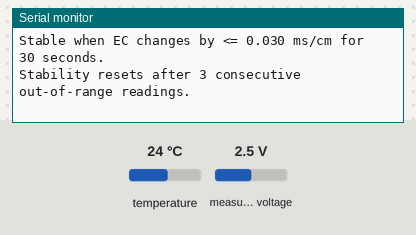
A sketch run on a simulated ESP32. Parts: the last lines printed to the serial monitor. The inputs (shaded band) are chosen by the test bench; at power-on: temperature 24 °C, measured voltage 2.5 V. EEPROM starts erased.

Above: at 2.2 s.
2.3 s: temperature set to 12 °C
At 3.6 s:
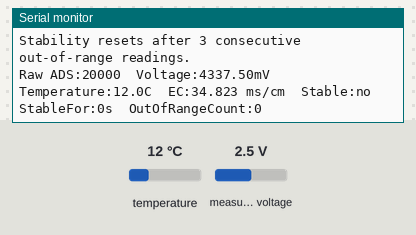
5.8 s: measured voltage set to 0.1 V
At 7.1 s:
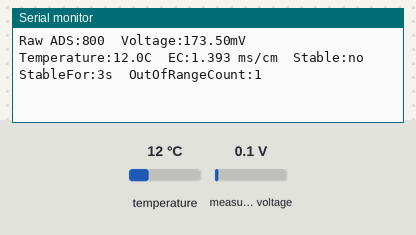
7.3 s: temperature set to 19 °C
At 8.4 s:
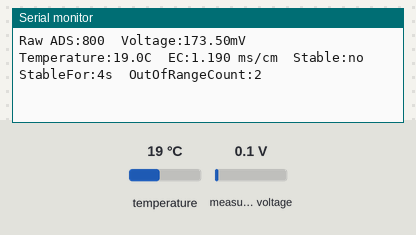
8.8 s: measured voltage set to 1.2 V
At 9.7 s:
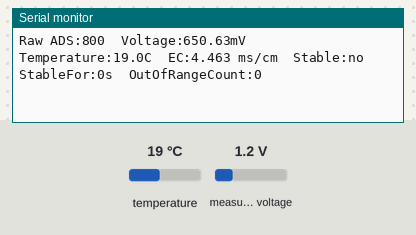
Timing chart, 0 to 11.3 s (numbered marks = the images above; inputs shaded):
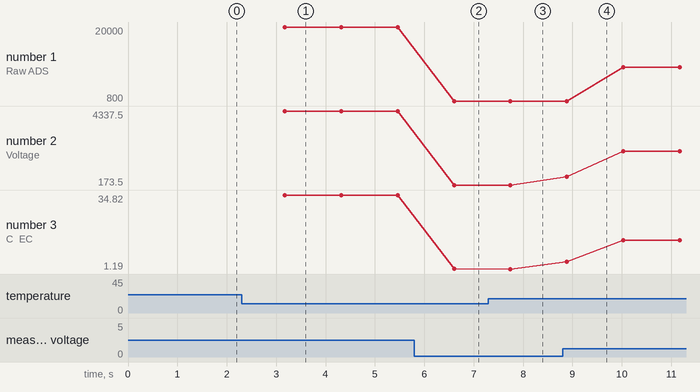

The sketch:

dfrobot_gravity_ec_meter_test.ino
```cpp
#include <Wire.h>
#include <Adafruit_ADS1X15.h>
#include <DallasTemperature.h>
#include "DFRobot_EC.h"
#include <EEPROM.h>
#include <OneWire.h>

/*
  DFRobot Gravity Analog Electrical Conductivity Sensor calibration test
  Source guide: https://wiki.dfrobot.com/dfr0300/docs/20349
  Analog isolator guide: https://wiki.dfrobot.com/dfr0504/docs/19034

  Wiring:
    EC board +       -> Analog isolator SEN +
    EC board -       -> Analog isolator SEN -
    EC board A       -> Analog isolator SEN A
    Isolator MCU +   -> 5V
    Isolator MCU -   -> system GND
    Isolator MCU A   -> voltage divider -> ADS1115 A1
    ADS1115 SDA      -> ESP32 GPIO21
    ADS1115 SCL      -> ESP32 GPIO22
    ADS1115 VDD      -> ESP32 3.3V
    DS18B20 data     -> ESP32 GPIO27 with 4.7k pull-up to 3.3V
    DS18B20 VDD      -> ESP32 3.3V
    DS18B20 GND      -> system GND

  The isolator is needed when EC and pH probes are in the same container.
  Do not connect SEN-side GND to MCU/system GND; that defeats the isolation.

  The isolator MCU-side output can reach 5V. Since the ADS1115 is powered from
  3.3V, do not connect the isolator analog output directly to ADS1115 A1.

  Recommended divider:
    Isolator MCU A -> 10k resistor -> 4.7k resistor -> ADS1115 A1
    ADS1115 A1     -> 20k resistor -> GND

  This scales 5V down to about 2.88V. The code multiplies the ADS reading back up
  before giving it to the DFRobot EC library.

  Calibration:
    1. Open Serial Monitor at 115200 baud, line ending: Both NL & CR.
    2. Rinse the probe with distilled water and blot off water drops.
    3. Put the probe in 1413us/cm buffer. Stir gently and wait for a stable reading.
    4. Send: enterec
    5. Send: calec
    6. Send: exitec
       The calibration is saved only after exitec.
    7. Rinse the probe with distilled water and blot off water drops.
    8. Put the probe in 12.88ms/cm buffer. Stir gently and wait for a stable reading.
    9. Send: enterec
    10. Send: calec
    11. Send: exitec

  Do not touch the black platinum surface inside the probe. Rinse only with
  distilled water, and do not leave the probe immersed for long periods.
*/

const uint8_t ADS_ADDRESS = 0x48;
const uint8_t EC_CHANNEL = 1;               // ADS1115 A1
const uint8_t TEMP_SENSOR_PIN = 27;         // DS18B20 data pin
const uint8_t SAMPLE_COUNT = 20;
const unsigned long READ_INTERVAL_MS = 1000;
const unsigned long STABLE_REQUIRED_MS = 30000;
const float ADS_MV_PER_BIT = 0.125;         // GAIN_ONE: +/-4.096V range
const float EC_DIVIDER_MULTIPLIER = 1.735;  // (10k + 4.7k + 20k) / 20k
const float EC_STABLE_DELTA = 0.03;         // ms/cm
const uint8_t UNSTABLE_RESET_COUNT = 3;

Adafruit_ADS1115 ads;
DFRobot_EC ec;
OneWire oneWire(TEMP_SENSOR_PIN);
DallasTemperature tempSensors(&oneWire);

float voltage, ecValue, temperature = 25.0;
float stableReferenceEcValue = NAN;
unsigned long stableStartTime = 0;
bool stableReported = false;
uint8_t unstableReadingCount = 0;

float readECmV()
{
    float sum = 0.0;

    for (int i = 0; i < SAMPLE_COUNT; i++) {
        int16_t raw = ads.readADC_SingleEnded(EC_CHANNEL);

        sum += raw * ADS_MV_PER_BIT * EC_DIVIDER_MULTIPLIER;
        delay(10);
    }

    return sum / (float)SAMPLE_COUNT;
}

void setup()
{
    Serial.begin(115200);
    delay(1000);

    Wire.begin(21, 22);  // SDA = GPIO21, SCL = GPIO22

    if (!ads.begin(ADS_ADDRESS)) {
        Serial.println("ADS1115 not detected. Check wiring.");
        while (true) {
            delay(1000);
        }
    }

    ads.setGain(GAIN_ONE);   // +/-4.096V range, 0.125mV per bit
    tempSensors.begin();

    EEPROM.begin(32);
    ec.begin();

    Serial.println("DFRobot Gravity EC Sensor via ADS1115 A1");
    Serial.println("DS18B20 temperature sensor on GPIO27");
    Serial.println("Commands: enterec, calec, exitec");
    Serial.println("Raw ADS, Voltage(mV), Temperature(C), EC(ms/cm), Stability");
    Serial.print("Stable when EC changes by <= ");
    Serial.print(EC_STABLE_DELTA, 3);
    Serial.print(" ms/cm for ");
    Serial.print(STABLE_REQUIRED_MS / 1000);
    Serial.println(" seconds.");
    Serial.print("Stability resets after ");
    Serial.print(UNSTABLE_RESET_COUNT);
    Serial.println(" consecutive out-of-range readings.");
}

void loop()
{
    static unsigned long timepoint = millis();

    if (millis() - timepoint > READ_INTERVAL_MS) {
        timepoint = millis();

        temperature = readTemperature();
        int16_t raw = ads.readADC_SingleEnded(EC_CHANNEL);
        voltage = readECmV();
        ecValue = ec.readEC(voltage, temperature);
        updateStability(ecValue);

        Serial.print("Raw ADS:");
        Serial.print(raw);
        Serial.print("  Voltage:");
        Serial.print(voltage, 2);
        Serial.print("mV  Temperature:");
        Serial.print(temperature, 1);
        Serial.print("C  EC:");
        Serial.print(ecValue, 3);
        Serial.print(" ms/cm");
        printStability();
    }

    ec.calibration(voltage, temperature);
}

void updateStability(float currentEcValue)
{
    unsigned long now = millis();

    if (isnan(stableReferenceEcValue)) {
        stableReferenceEcValue = currentEcValue;
        stableStartTime = now;
        stableReported = false;
        unstableReadingCount = 0;
        return;
    }

    if (abs(currentEcValue - stableReferenceEcValue) > EC_STABLE_DELTA) {
        unstableReadingCount++;

        if (unstableReadingCount >= UNSTABLE_RESET_COUNT) {
            stableReferenceEcValue = currentEcValue;
            stableStartTime = now;
            stableReported = false;
            unstableReadingCount = 0;
        }
    } else {
        unstableReadingCount = 0;
    }
}

void printStability()
{
    unsigned long stableForMs = millis() - stableStartTime;
    bool isStable = stableForMs >= STABLE_REQUIRED_MS;

    Serial.print("  Stable:");
    Serial.print(isStable ? "yes" : "no");
    Serial.print("  StableFor:");
    Serial.print(stableForMs / 1000);
    Serial.print("s");
    Serial.print("  OutOfRangeCount:");
    Serial.print(unstableReadingCount);

    if (isStable && !stableReported) {
        Serial.print("  FirstStableAfter:");
        Serial.print(stableForMs / 1000);
        Serial.print("s");
        stableReported = true;
    }

    Serial.println();
}

float readTemperature()
{
    tempSensors.requestTemperatures();

    float temperatureC = tempSensors.getTempCByIndex(0);

    if (temperatureC == DEVICE_DISCONNECTED_C) {
        Serial.println("DS18B20 not detected. Falling back to 25.0C.");
        return 25.0;
    }

    return temperatureC;
}
```

Measured:
- after the input at 2.3 s, the serial monitor: prints a new line after 0.87 s (image 1)
- after the input at 5.8 s, the serial monitor: prints a new line after 0.80 s (image 2)
- after the input at 7.3 s, the serial monitor: prints a new line after 0.44 s (image 3)
- after the input at 8.8 s, the serial monitor: prints a new line after 0.09 s (image 4)
- plotted number 1: 20000 → 800 after the input at 5.8 s, 800 → 9600 after the input at 8.8 s
- plotted number 2: 4337.5 → 173.5 after the input at 5.8 s, 173.5 → 2082 after the input at 8.8 s
- plotted number 3: 34.82 → 1.39 after the input at 5.8 s, 1.39 → 1.19 after the input at 7.3 s, 1.19 → 14.28 after the input at 8.8 s
